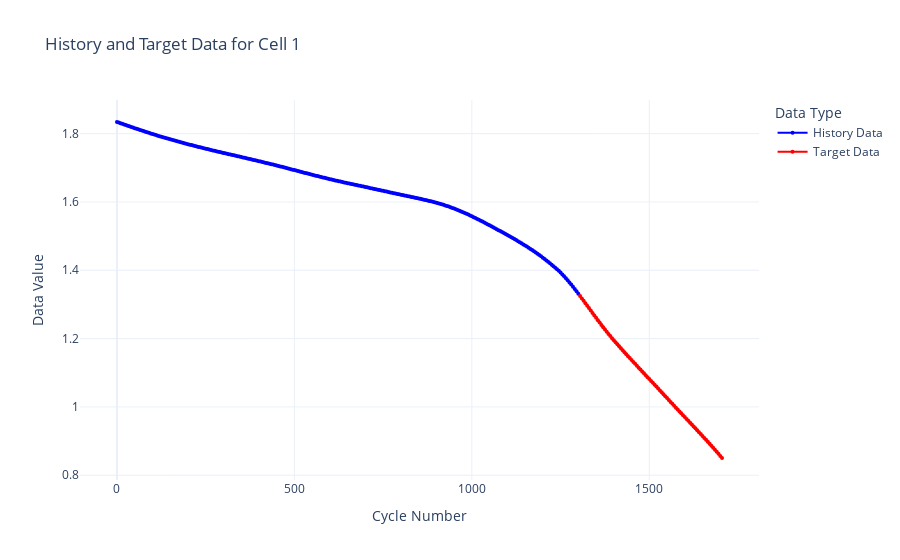

The cell this chart's notebook holds for it:
### Code cell
import plotly.graph_objects as go
import numpy as np

# Filter data for the first cell
data_cell_1 = data[data["Cell"] == 1]

# Get the last sample for the first cell
last_sample = data_cell_1.iloc[-1]

# Extract history and history_cycle arrays
history_data = np.array(last_sample["History"])
history_cycle = np.array(last_sample["History_Cycle"])

# Extract target and target_cycle arrays
target_data = np.array(last_sample["Target_expanded"])
target_cycle = np.array(last_sample["Target_Cycle_Expanded"])

# Create the Plotly figure
fig = go.Figure()

# Add the history data with markers
fig.add_trace(go.Scatter(
    x=history_cycle,
    y=history_data,
    mode='lines+markers',  # Adds both lines and markers
    name='History Data',
    line=dict(color='blue'),
    marker=dict(size=4)  # Marker size for better visibility
))

# Add the target data with markers
fig.add_trace(go.Scatter(
    x=target_cycle,
    y=target_data,
    mode='lines+markers',  # Adds both lines and markers
    name='Target Data',
    line=dict(color='red'),
    marker=dict(size=4)  # Marker size for better visibility
))

# Customize the layout
fig.update_layout(
    title='History and Target Data for Cell 1',
    xaxis_title='Cycle Number',
    yaxis_title='Data Value',
    legend_title='Data Type',
    template='plotly_white',
    showlegend=True
)

# Show the interactive plot
fig.show()

### Figure 1 — Plotly figure (JSON) as saved in the notebook; plotly's stock layout.template omitted (floating-point values rounded to 4 significant figures; data arrays with more than 128 entries replaced by an {"elided": "..."} marker saying what was removed)
{"data": [{"line": {"color": "blue"}, "marker": {"size": 4}, "mode": "lines+markers", "name": "History Data", "type": "scatter", "x": {"elided": "261 int values"}, "y": {"elided": "261 float values"}}, {"line": {"color": "red"}, "marker": {"size": 4}, "mode": "lines+markers", "name": "Target Data", "type": "scatter", "x": [1305, 1310, 1315, 1320, 1325, 1330, 1335, 1340, 1345, 1350, 1355, 1360, 1365, 1370, 1375, 1380, 1385, 1390, 1395, 1400, 1405, 1410, 1415, 1420, 1425, 1430, 1435, 1440, 1445, 1450, 1455, 1460, 1465, 1470, 1475, 1480, 1485, 1490, 1495, 1500, 1505, 1510, 1515, 1520, 1525, 1530, 1535, 1540, 1545, 1550, 1555, 1560, 1565, 1570, 1575, 1580, 1585, 1590, 1595, 1600, 1605, 1610, 1615, 1620, 1625, 1630, 1635, 1640, 1645, 1650, 1655, 1660, 1665, 1670, 1675, 1680, 1685, 1690, 1695, 1700, 1705], "y": [1.325, 1.318, 1.311, 1.304, 1.296, 1.289, 1.282, 1.275, 1.268, 1.261, 1.254, 1.247, 1.24, 1.233, 1.226, 1.22, 1.214, 1.207, 1.201, 1.195, 1.189, 1.183, 1.177, 1.172, 1.166, 1.16, 1.154, 1.149, 1.143, 1.137, 1.132, 1.126, 1.12, 1.115, 1.109, 1.104, 1.098, 1.093, 1.087, 1.082, 1.076, 1.071, 1.065, 1.059, 1.054, 1.048, 1.043, 1.037, 1.031, 1.026, 1.02, 1.015, 1.009, 1.003, 0.9978, 0.9923, 0.9868, 0.9813, 0.9758, 0.9703, 0.9648, 0.9593, 0.9538, 0.9483, 0.9428, 0.9373, 0.9317, 0.9262, 0.9206, 0.915, 0.9093, 0.9036, 0.8979, 0.8922, 0.8864, 0.8805, 0.8746, 0.8687, 0.8627, 0.8566, 0.8505]}], "layout": {"legend": {"title": {"text": "Data Type"}}, "showlegend": true, "title": {"text": "History and Target Data for Cell 1"}, "xaxis": {"title": {"text": "Cycle Number"}}, "yaxis": {"title": {"text": "Data Value"}}}}
